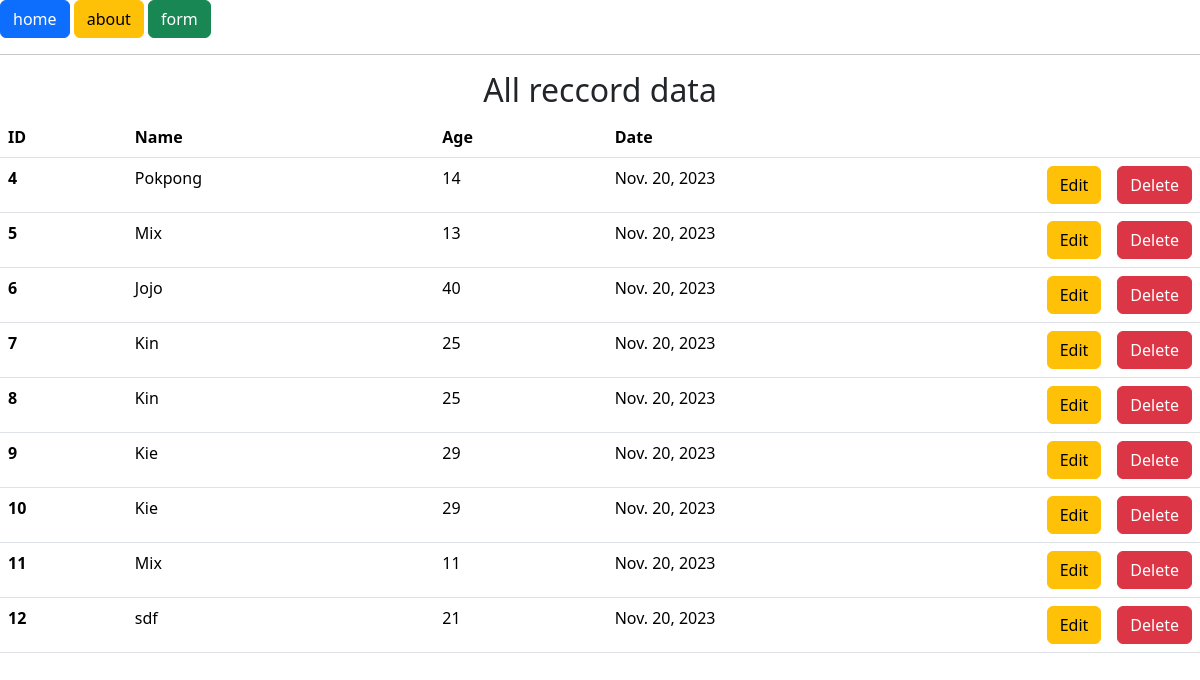
The page / on the database its author committed.
### myapp/models.py (models this page shows, shortened)
class person(models.Model):
    name = models.CharField(max_length=100, default='')
    age = models.IntegerField(default=0)
    date = models.DateField(auto_now=True)

### myapp/views.py (the view)
# urls.py: path('', views.home),
def home(request):
    all_persons = person.objects.all()
    return render(request, "index.html", {"all_person": all_persons, "message": None})

### myapp/templates/index.html (shortened to what this page needs)
{% extends "base.html" %}
{% block content %}
    <h2 class="text-center">All reccord data</h2>
    <table class="table">
        <thead>
          <tr>
            <th scope="col">ID</th>
            <th scope="col">Name</th>
            <th scope="col">Age</th>
            <th scope="col">Date</th>
            <th scope="col" style="width: 1%"></th>
            <th scope="col" style="width: 1%"></th>
          </tr>
        </thead>
        <tbody>
            {% for person in all_person %}
            <tr>
                <th scope="row">{{person.id}}</th>
                <td>{{person.name}}</td>
                <td>{{person.age}}</td>
                <td>{{person.date}}</td>
                <td><a href="edit/{{person.id}}" class="btn btn-warning">Edit</a></td>
                <td><a href="delete/{{person.id}}" class="btn btn-danger" onclick="return confirm('Delete {{person.name}} ?')">Delete</a></td>
            </tr>
            {% endfor %}
        </tbody>
      </table>
{% endblock %}

### myapp/templates/base.html (shortened to what this page needs)
<!DOCTYPE html>
<html lang="en">
<head>
    <link href="https://cdn.jsdelivr.net/npm/bootstrap@5.3.2/dist/css/bootstrap.min.css" rel="stylesheet">
</head>
<body>
    <a href="/" class="btn btn-primary">home</a>
    <a href="/about" class="btn btn-warning">about</a>
    <a href="/form" class="btn btn-success">form</a>
    <hr>
    <div>
        {% block content %}
        {% endblock %}
    </div>
</body>
</html>

### rows shown on the page
person: id "4", name "Pokpong", age "14", date "Nov. 20, 2023"
person: id "5", name "Mix", age "13", date "Nov. 20, 2023"
person: id "6", name "Jojo", age "40", date "Nov. 20, 2023"
person: id "7", name "Kin", age "25", date "Nov. 20, 2023"
person: id "8", name "Kin", age "25", date "Nov. 20, 2023"
person: id "9", name "Kie", age "29", date "Nov. 20, 2023"
person: id "10", name "Kie", age "29", date "Nov. 20, 2023"
person: id "11", name "Mix", age "11", date "Nov. 20, 2023"
person: id "12", name "sdf", age "21", date "Nov. 20, 2023"
